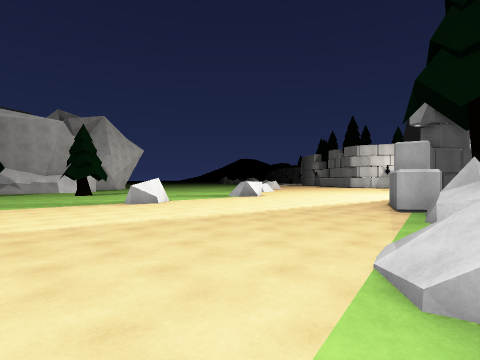
View 1 (above)

21 first-person views from a walk through a Unity game level. The camera is 1.5 m above the floor, looks level and sees 80° across. The floor is counted in squares, 2 m on a side. Each view is taken from the middle of a square. On the plan, view 1 faces up. The plan holds only what a view shows up to about 10 squares ahead; the rest is blank. The place goes on beyond the plan. The player character is not drawn. Surface patterns are stand-ins for the level's own textures.

View 2
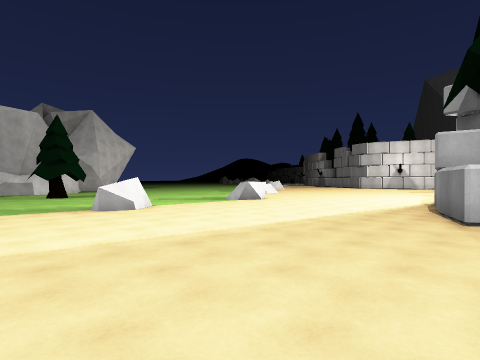

View 3
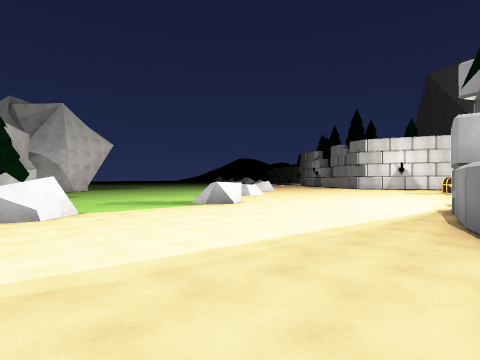

View 4
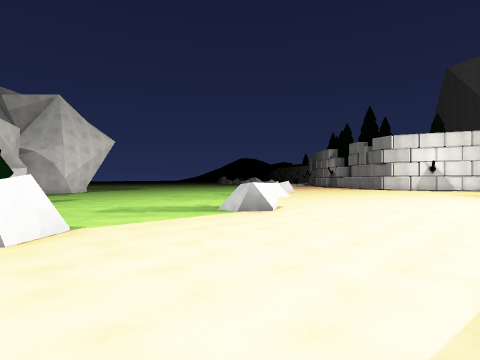

View 5
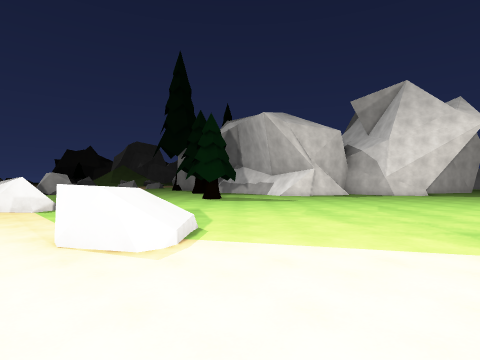

View 6
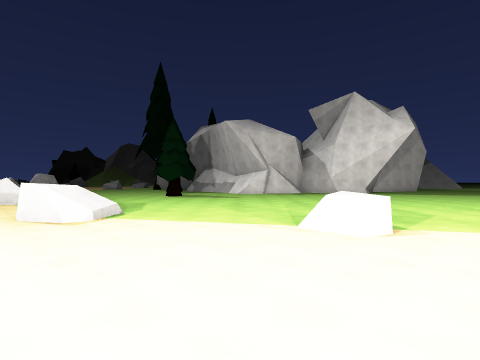

View 7
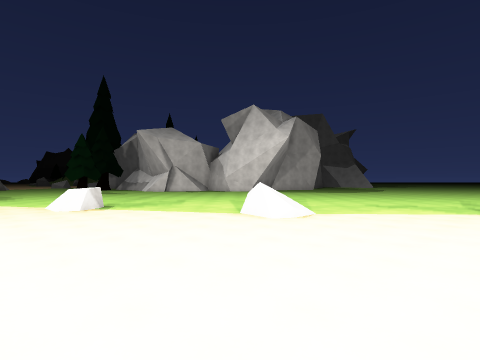

View 8
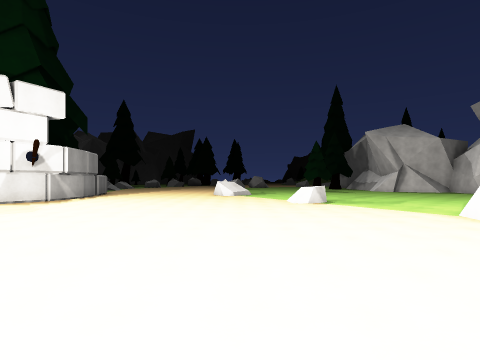

View 9
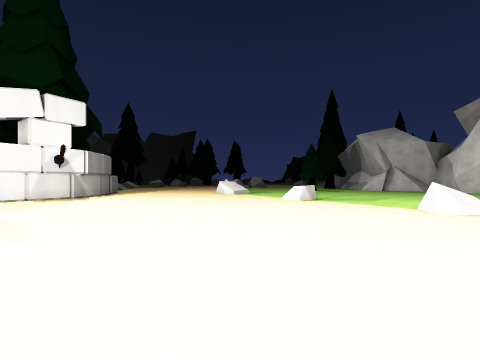

View 10
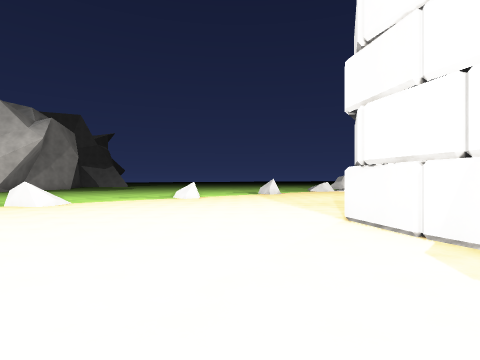

View 11
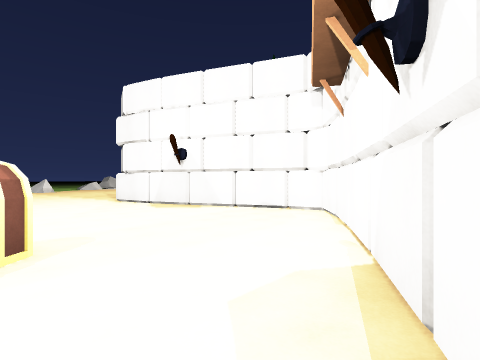

View 12
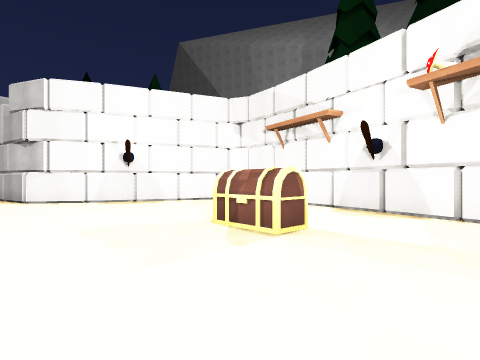

View 13
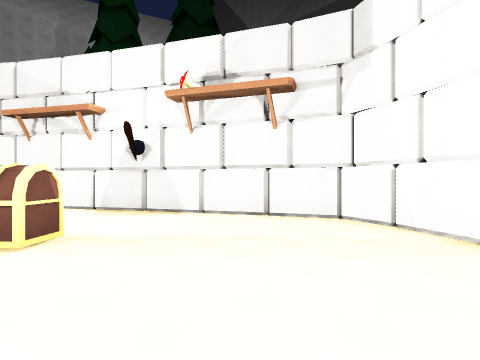

View 14
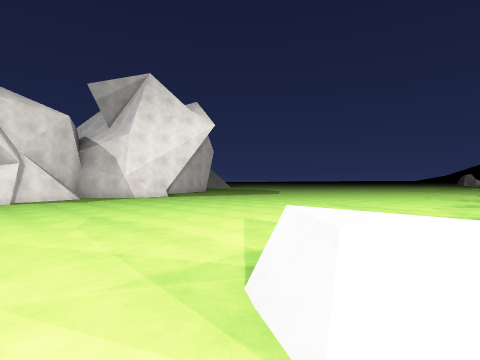

View 15
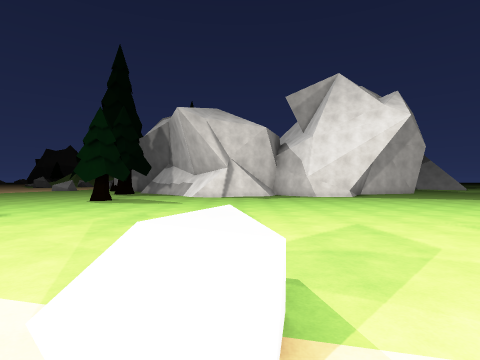

View 16
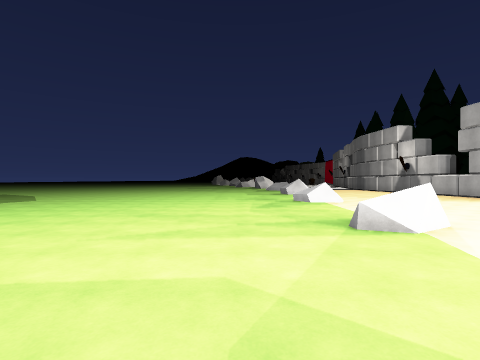

View 17
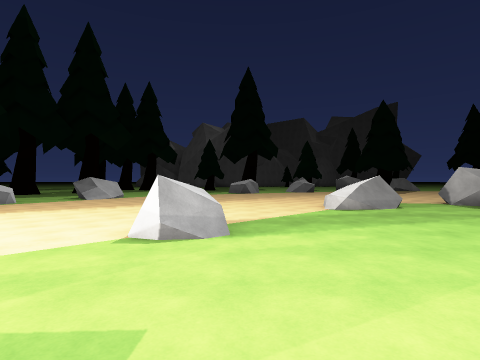

View 18
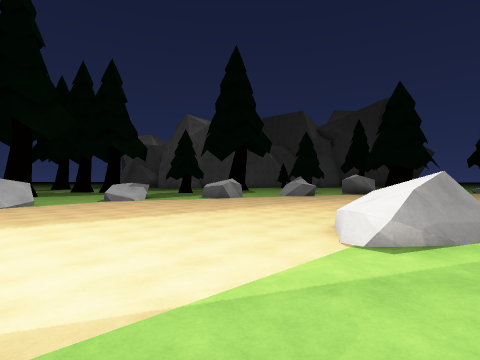

View 19
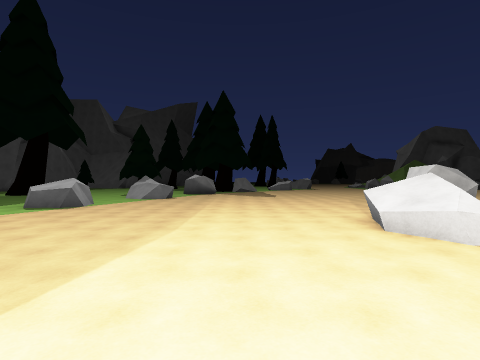

View 20
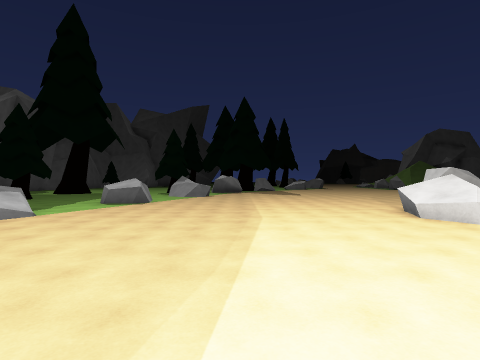

View 21
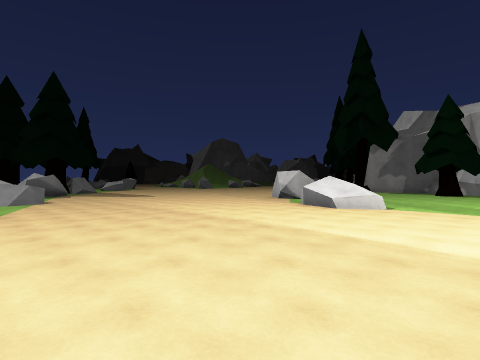

### Floor plan
Key: @ floor where view 1 was taken; # wall or solid block; . floor; / step, stairs or slope; = window, fence, low wall or low ledge; ^ raised ledge; v drop or lower ground; O other object.
Columns run from 9 left of view 1 to 19 right of it. Each row starts with its distance up from view 1.
 29   .........=^. ....##
 28   ..................#
 27   ..................###
 26   ....................###
 25   ......................###
 24   .........==.............#
 23   .........=#.............#
 22   ........................#
 21  .........................#
 20 ..........................#OO
 19 ..........^^..........#..##
 18 ..........=..............#
 17   .......................#
 16   ......................##
 15   O.....................#
 14   O......//............##
 13   O......==......... ###
 12  ................###
 11 ...............
 10 ......=........#
  9 ......=.......##
  8 .............##
  7 ..=..........##
  6 .#^..........#
  5 .^^..........#
  4 ..............
  3 .........../
  2 ..........//
  1 ..........#v
  0 ......../@..
 -1 ........=
 -2 .....=..=
 -3 ./..#=..
 -4  //   ..
 -5       ..

Where each view was taken, in squares from view 1:
view 1: 0 up, 0 right, facing up
view 2: 2 up, 0 right, facing up
view 3: 4 up, 1 right, facing up
view 4: 6 up, 0 right, facing up
view 5: 15 up, 4 right, facing left
view 6: 17 up, 6 right, facing left
view 7: 23 up, 9 right, facing left
view 8: 24 up, 10 right, facing down-left
view 9: 25 up, 11 right, facing down-left
view 10: 22 up, 13 right, facing up-left
view 11: 17 up, 15 right, facing up
view 12: 16 up, 9 right, facing up-right
view 13: 16 up, 9 right, facing right
view 14: 17 up, 2 right, facing up-left
view 15: 19 up, 3 right, facing left
view 16: 19 up, 0 right, facing up
view 17: 14 up, 4 left, facing down
view 18: 10 up, 5 left, facing down
view 19: 7 up, 2 left, facing down-left
view 20: 7 up, 0 right, facing down-left
view 21: 3 up, 1 right, facing left
